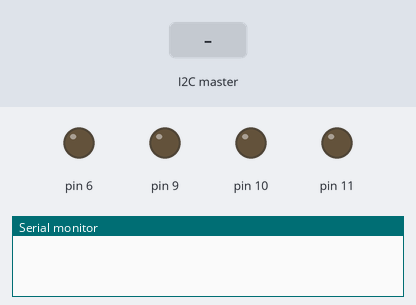
The sketch below on a simulated Arduino Uno, built with avr-gcc and run on an emulated ATmega328P. On the bench: output pins drawn as LEDs (lit = HIGH), the last lines printed to the serial monitor. Inputs (shaded band) come from the test bench. At 2.8 s the program stops and its outputs stay as they are.

Above: at 1.2 s.
1.3 s: the I2C master sends the byte 90
At 1.8 s:
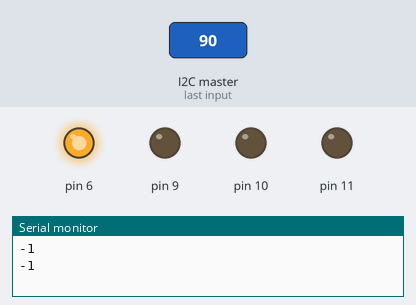
2.8 s: the I2C master sends the byte 1
At 4.0 s:
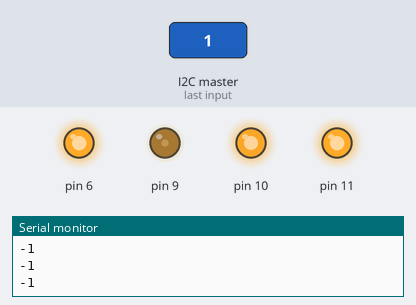
Timing chart, 0 to 4.3 s (numbered marks = the images above; inputs shaded):
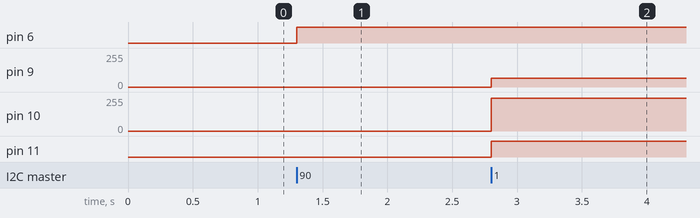

The sketch:

CodigoEsclavo.ino
```cpp
#include <Wire.h>;
int variador_motor;
int variador_rgb;
int temphorno;

void setup() {
  Wire.begin(1);
  Wire.onReceive(receiveEvent);
  Serial.begin(9600);
}

void loop() {
}

void receiveEvent( )
{
  while(Wire.available())
  {
    temphorno = Wire.read();
    variador_motor = Wire.read();
    variador_rgb = Wire.read();
    Serial.println(variador_motor);
    Serial.println(variador_rgb);
    analogWrite(6,variador_motor);
    while (temphorno<90) {
      if (variador_rgb<80)
      {
        analogWrite(11,255); //Estos son los valores para amarillo azufre R: 255, G: 245, B: 66
        analogWrite(10,245);
        analogWrite(9,66);

      }
      if (variador_rgb>=80&&variador_rgb<160)
      {
        analogWrite(11,222); //Estos son los valores para naranja salmon R: 222, G: 82, B: 71
        analogWrite(10,82);
        analogWrite(9,71);

      }
      if (variador_rgb>=160)
      {
        analogWrite(11,171); //Estos son los valores para rojo vivo R: 171, G: 31, B: 28
        analogWrite(10,31);
        analogWrite(9,28);

      }
    }
  }
 }
```

Measured:
- after the input at 1.3 s, pin 6: LOW → HIGH at once
- after the input at 2.8 s, pin 9: 0/255 → 66/255 at once; pin 10: 0/255 → 245/255 at once; pin 11: LOW → HIGH at once
